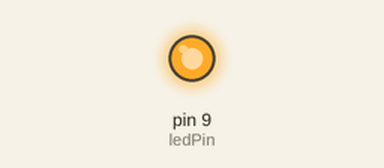
A sketch run on a simulated Arduino Uno, built with avr-gcc and run on an emulated ATmega328P. On the bench: output pins drawn as LEDs (lit = HIGH). The local clock reads 2024-03-15 10:24:30 at power-on unless the sketch sets it; what the sketch prints to the serial monitor is not drawn.

Above: at 0.1 s.
Timing chart, 0 to 1.6 s (numbered marks = the images above):
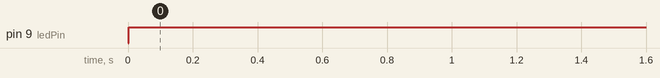

The sketch:

rtc.ino
```cpp
#include <Wire.h>
#include <RTClib.h>

// RTC Object
RTC_DS3231 rtc;

// LED Pin
const int ledPin = 9;

void setup() {
  pinMode(ledPin, OUTPUT); // Set LED pin as OUTPUT
  Serial.begin(9600); // Initialize serial monitor

  // Initialize RTC
  if (!rtc.begin()) {
    Serial.println("Couldn't find RTC");
    while (1);
  }

  // Set the RTC time (only needed if RTC is not set or lost power)
  // rtc.adjust(DateTime(F(__DATE__), F(__TIME__))); // Uncomment to set to compile time
}

void loop() {
  // Get current time
  DateTime now = rtc.now();

  // Print current time to Serial Monitor
  Serial.print(now.hour());
  Serial.print(':');
  Serial.print(now.minute());
  Serial.print(':');
  Serial.println(now.second());

  // LED ON at 6:00 AM and OFF at 8:00 PM
  if (now.hour() >= 6 && now.hour() < 20) {
    digitalWrite(ledPin, HIGH); // Turn LED ON
  } else {
    digitalWrite(ledPin, LOW); // Turn LED OFF
  }

  delay(1000); // Update every second
}
```

Measured:
- by itself, pin 9 (ledPin): LOW → HIGH at 0.00 s
